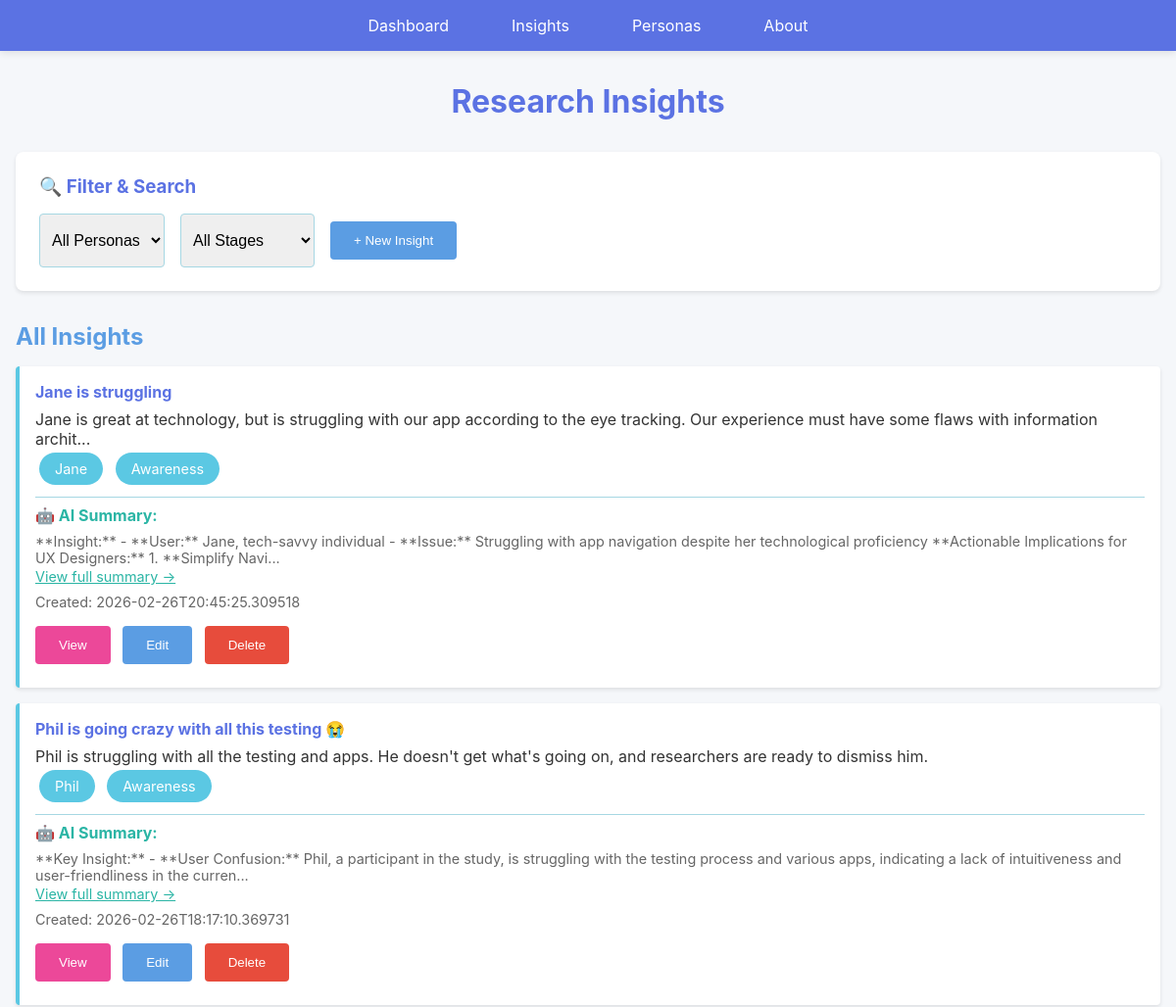
The page /insights (upper part) on the database as committed earlier.
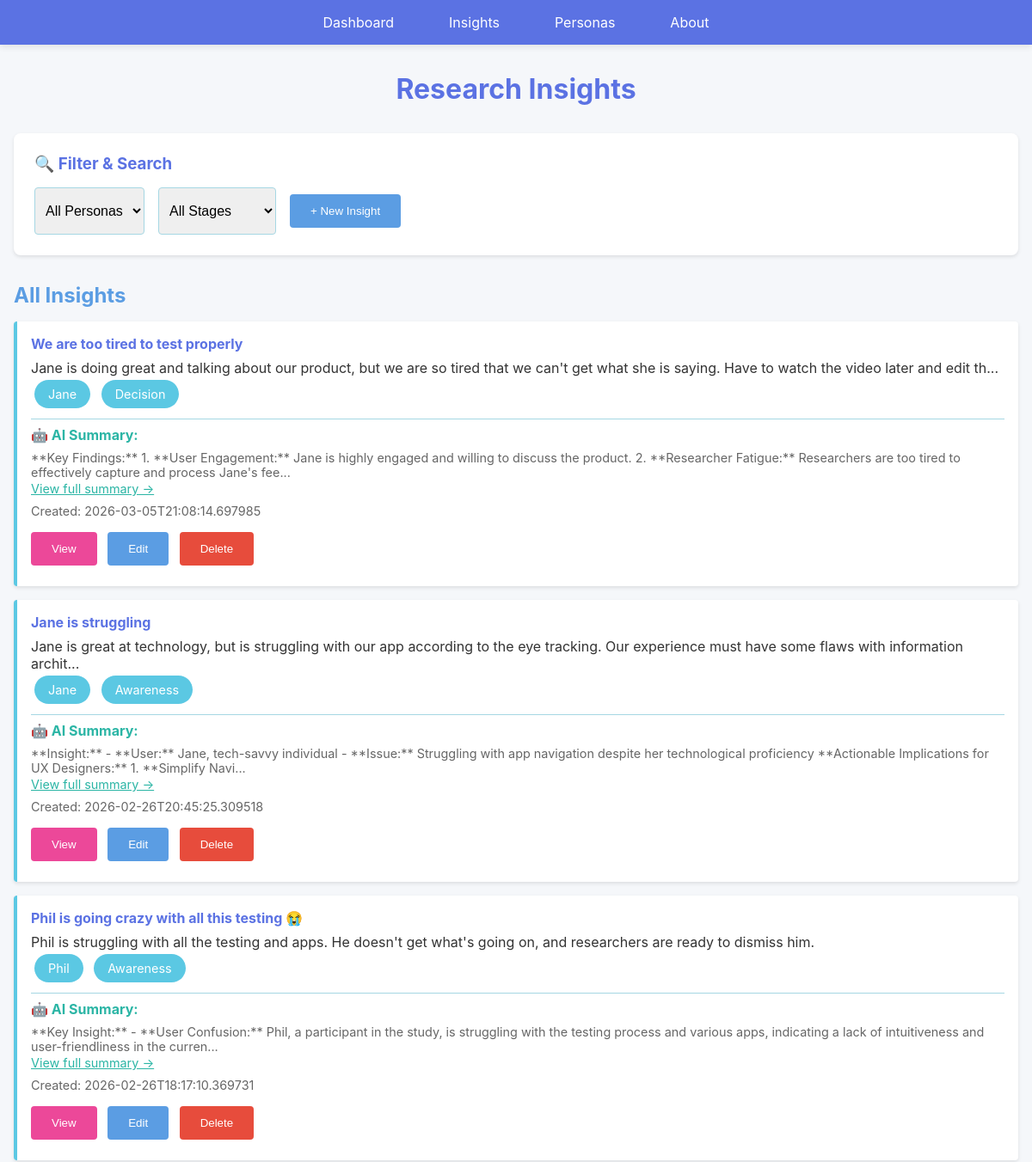
The same page on the database as committed later.
### models.py (models this page shows, shortened)
class Persona(db.Model):
    __tablename__ = 'personas'
    id = db.Column(db.Integer, primary_key=True)
    name = db.Column(db.String(200), nullable=False)
    description = db.Column(db.Text, nullable=False)
    timestamp = db.Column(db.DateTime, nullable=False, default=datetime.utcnow)
    insights = db.relationship('Insight', backref='persona', lazy=True, cascade='all, delete-orphan')
    def to_dict(self):
        return {
            'id': self.id,
            'name': self.name,
            'description': self.description,
            'timestamp': self.timestamp.isoformat() if self.timestamp else None
        }

class Insight(db.Model):
    __tablename__ = 'insights'
    id = db.Column(db.Integer, primary_key=True)
    title = db.Column(db.String(200), nullable=False)
    description = db.Column(db.Text, nullable=False)
    persona_id = db.Column(db.Integer, db.ForeignKey('personas.id'), nullable=True)
    journey_stage = db.Column(db.String(100), nullable=True)
    timestamp = db.Column(db.DateTime, nullable=False, default=datetime.utcnow)
    ai_summary = db.Column(db.Text, nullable=True)
    def to_dict(self):
        return {
            'id': self.id,
            'title': self.title,
            'description': self.description,
            'persona_id': self.persona_id,
            'persona_name': self.persona.name if self.persona else None,
            'journey_stage': self.journey_stage,
            'timestamp': self.timestamp.isoformat() if self.timestamp else None,
            'ai_summary': self.ai_summary
        }

### web_app.py (the view)
@app.route('/insights')
def insights():
    insights_list = Insight.query.order_by(Insight.timestamp.desc()).all()
    personas_list = Persona.query.all()
    insights_data = [insight.to_dict() for insight in insights_list]
    personas_data = [persona.to_dict() for persona in personas_list]
    return render_template(
        'insights.html',
        colors=COLORS,
        insights=insights_data,
        personas=personas_data
    )

### templates/insights.html (shortened to what this page needs)
{% extends "base.html" %}
{% block content %}
<h1>Research Insights</h1>
<div class="filter-section">
    <h3>🔍 Filter & Search</h3>
    <div class="filter-group">
        <select id="personaFilter" onchange="filterInsights()">
            <option value="">All Personas</option>
        </select>
        <select id="stageFilter" onchange="filterInsights()">
            <option value="">All Stages</option>
        </select>
        <button class="btn btn-secondary" onclick="window.location.href='/insights/new'">+ New Insight</button>
    </div>
</div>
<h2>All Insights</h2>
{% if insights %}
<div class="insights-list">
    {% for insight in insights %}
    <div class="insight-item">
        <h4><a href="/insights/{{ insight.id }}" style="color: var(--royal-blue); text-decoration: none;">{{ insight.title }}</a></h4>
        <p>{{ insight.description[:150] }}{% if insight.description|length > 150 %}...{% endif %}</p>
        {% if insight.persona_id %}
        <span class="chip">{{ insight.persona_name }}</span>
        {% endif %}
        {% if insight.journey_stage %}
        <span class="chip">{{ insight.journey_stage }}</span>
        {% endif %}
        {% if insight.ai_summary %}
        <div style="margin-top: 0.5rem; padding-top: 0.5rem; border-top: 1px solid var(--soft-blue);">
            <strong style="color: var(--bright-turquoise);">🤖 AI Summary:</strong>
            <p style="font-size: 0.9rem; color: #666; margin-top: 0.5rem;">{{ insight.ai_summary[:200] }}{% if insight.ai_summary|length > 200 %}...{% endif %}</p>
            <a href="/insights/{{ insight.id }}" style="color: var(--bright-turquoise); font-size: 0.9rem;">View full summary →</a>
        </div>
        {% else %}
        <div style="margin-top: 0.5rem;">
            <button class="btn btn-ai" onclick="generateSummary('{{ insight.id }}')">Generate AI Summary</button>
        </div>
        {% endif %}
        <div class="meta">Created: {{ insight.timestamp }}</div>
        <div style="margin-top: 0.5rem;">
            <button class="btn btn-view" onclick="window.location.href='/insights/{{ insight.id }}'">View</button>
            <button class="btn btn-secondary" onclick="editInsight('{{ insight.id }}')">Edit</button>
            <button class="btn" onclick="deleteInsight('{{ insight.id }}')" style="background-color: #e74c3c;">Delete</button>
        </div>
    </div>
    {% endfor %}
</div>
{% else %}
<div class="empty-state">
    <p>No insights created yet.</p>
    <button class="btn" onclick="window.location.href='/insights/new'">Create Your First Insight</button>
</div>
{% endif %}
{% endblock %}

Rows that differ between the two databases and show on the page:
added Insight: title "We are too tired to test properly", description "Jane is doing great and talking about our product, but we are so tired that we can't get what she is saying. Have to watch the video later and edit th", journey_stage "Decision", ai_summary "**Key Findings:** 1. **User Engagement:** Jane is highly engaged and willing to discuss the product. 2. **Researcher Fatigue:** Researchers are too tired to effectively capture and process Jane's fee"
Other text that changed with them:
new list line: "... 🤖 AI Summary: ... View full summary → Created: 2026-03-05T21:08:14.697985 View Edit Delete"
new list line: "Jane"
